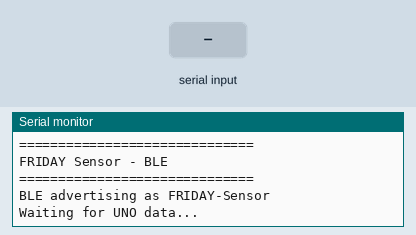
Recording of a sketch running on a simulated ESP32. Shown: the last lines printed to the serial monitor. The test bench sets the inputs (shaded band). Nothing arrives over Bluetooth unless stated; a phone connects over Bluetooth LE 3 s after start.

Above: at 1.2 s.
1.3 s: "90,45,200\n" received over the second serial link
At 1.9 s:
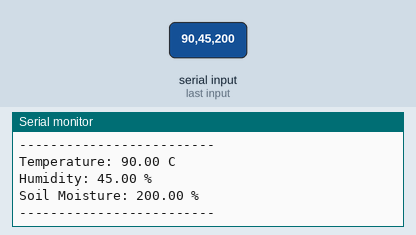
2.8 s: "90,45\n" received over the second serial link
At 2.96 s:
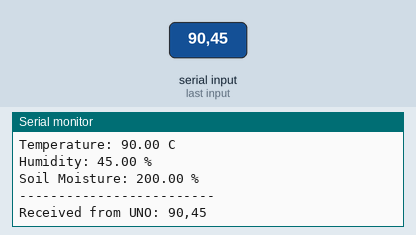
4.5 s: "30,150,10\n" received over the second serial link
At 5.6 s:
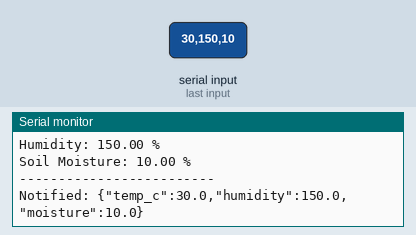
6.0 s: "5\n" received over the second serial link
At 6.4 s:
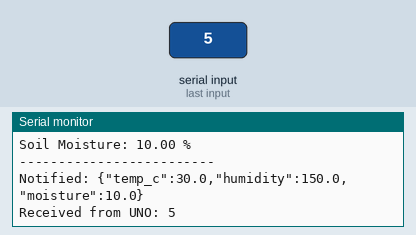

Measured:
- after the input at 1.3 s, the serial monitor: prints a new line at once (image 1)
- after the input at 2.8 s, the serial monitor: prints a new line at once (image 2)
- after the input at 4.5 s, the serial monitor: prints a new line at once (image 3)
- after the input at 6.0 s, the serial monitor: prints a new line at once (image 4)

The sketch:

esp32code_agent_farmer_BLE.ino
```cpp
// FRIDAY sensor kit — ESP32 gateway firmware (BLE version).
//
// The Arduino UNO reads the three sensors and sends them to this ESP32 over
// UART2 as a CSV line "temperature,humidity,soil\n". This sketch parses that
// line (UNCHANGED from the WiFi version) and, instead of uploading to
// ThingSpeak over WiFi, advertises the reading over Bluetooth Low Energy so the
// farmer's phone (the Agent Farmer app) can read it directly — no WiFi, no cloud.
//
// BLE contract (the mobile app must match these):
//   device name : FRIDAY-Sensor
//   service     : f1a70001-5b3c-4b7e-9d2a-9a6f6d0c1a01
//   reading char: f1a70002-5b3c-4b7e-9d2a-9a6f6d0c1a01  (READ + NOTIFY)
//                 value = JSON {"temp_c":34.1,"humidity":40.0,"moisture":22.0}
//
// Build note: the BLE stack is large. In Arduino IDE pick a partition scheme
// with enough app space (Tools -> Partition Scheme -> "Huge APP" or
// "Minimal SPIFFS") if the sketch is too big to upload. NimBLE-Arduino is a
// lighter alternative if flash is tight.

#include <BLEDevice.h>
#include <BLEServer.h>
#include <BLEUtils.h>
#include <BLE2902.h>

// =================================
// BLE identifiers  (must match the mobile app)
// =================================
#define DEVICE_NAME        "FRIDAY-Sensor"
#define SERVICE_UUID       "f1a70001-5b3c-4b7e-9d2a-9a6f6d0c1a01"
#define READINGS_CHAR_UUID "f1a70002-5b3c-4b7e-9d2a-9a6f6d0c1a01"

// =================================
// ESP32 UART2  (data comes from the Arduino UNO sensor board)
// =================================
#define RXD2 16
#define TXD2 17

// =================================
// Sensor variables
// =================================
float temperature = 0;
float humidity = 0;
float soilMoisture = 0;

String receivedData = "";

// =================================
// BLE state
// =================================
BLECharacteristic* readingsChar = nullptr;
bool deviceConnected = false;
bool oldDeviceConnected = false;

// Re-send the latest values on a timer too, as a heartbeat.
unsigned long lastNotifyTime = 0;
const unsigned long notifyInterval = 15000;

class ServerCallbacks : public BLEServerCallbacks {
  void onConnect(BLEServer* s) override    { deviceConnected = true; }
  void onDisconnect(BLEServer* s) override { deviceConnected = false; }
};

// Same field names the mobile app and the friday box expect.
String buildJson() {
  String j = "{";
  j += "\"temp_c\":"   + String(temperature, 1)  + ",";
  j += "\"humidity\":" + String(humidity, 1)     + ",";
  j += "\"moisture\":" + String(soilMoisture, 1);
  j += "}";
  return j;
}

void publishReading() {
  if (readingsChar == nullptr) return;
  String json = buildJson();
  readingsChar->setValue(json.c_str());   // readable on demand
  if (deviceConnected) {
    readingsChar->notify();                // push to the phone
    Serial.print("Notified: ");
    Serial.println(json);
  }
}

// =================================
// Setup
// =================================
void setup() {
  Serial.begin(115200);

  // UNO -> ESP32  (unchanged)
  Serial2.begin(9600, SERIAL_8N1, RXD2, TXD2);

  Serial.println();
  Serial.println("==============================");
  Serial.println("FRIDAY Sensor - BLE");
  Serial.println("==============================");

  // ---- BLE server ----
  BLEDevice::init(DEVICE_NAME);
  BLEServer* server = BLEDevice::createServer();
  server->setCallbacks(new ServerCallbacks());

  BLEService* service = server->createService(SERVICE_UUID);
  readingsChar = service->createCharacteristic(
    READINGS_CHAR_UUID,
    BLECharacteristic::PROPERTY_READ | BLECharacteristic::PROPERTY_NOTIFY
  );
  readingsChar->addDescriptor(new BLE2902());   // lets the client subscribe
  readingsChar->setValue("{}");
  service->start();

  BLEAdvertising* adv = BLEDevice::getAdvertising();
  adv->addServiceUUID(SERVICE_UUID);
  adv->setScanResponse(true);
  adv->setMinPreferred(0x06);
  adv->setMaxPreferred(0x12);

  BLEDevice::startAdvertising();

  Serial.println("BLE advertising as " DEVICE_NAME);
  Serial.println("Waiting for UNO data...");
}

// =================================
// Main loop
// =================================
void loop() {

  // ---- Receive CSV from the UNO: "temperature,humidity,soil\n"  (unchanged) ----
  while (Serial2.available()) {
    char c = Serial2.read();

    if (c == '\n') {
      receivedData.trim();

      if (receivedData.length() > 0) {
        Serial.print("Received from UNO: ");
        Serial.println(receivedData);

        int comma1 = receivedData.indexOf(',');
        int comma2 = receivedData.indexOf(',', comma1 + 1);

        if (comma1 > 0 && comma2 > comma1) {
          temperature  = receivedData.substring(0, comma1).toFloat();
          humidity     = receivedData.substring(comma1 + 1, comma2).toFloat();
          soilMoisture = receivedData.substring(comma2 + 1).toFloat();

          Serial.println("-------------------------");
          Serial.print("Temperature: ");  Serial.print(temperature);  Serial.println(" C");
          Serial.print("Humidity: ");     Serial.print(humidity);     Serial.println(" %");
          Serial.print("Soil Moisture: ");Serial.print(soilMoisture); Serial.println(" %");
          Serial.println("-------------------------");

          // Fresh reading -> push it to the phone immediately.
          publishReading();
          lastNotifyTime = millis();
        }
      }
      receivedData = "";
    }
    else {
      receivedData += c;
    }
  }

  // ---- Heartbeat: re-send the latest values every 15 s ----
  if (millis() - lastNotifyTime >= notifyInterval) {
    if (temperature != 0 || humidity != 0 || soilMoisture != 0) {
      publishReading();
    }
    lastNotifyTime = millis();
  }

  // ---- Keep advertising after a client disconnects, so the phone can reconnect ----
  if (!deviceConnected && oldDeviceConnected) {
    delay(500);
    BLEDevice::startAdvertising();
    Serial.println("Client disconnected; advertising again.");
    oldDeviceConnected = false;
  }
  if (deviceConnected && !oldDeviceConnected) {
    oldDeviceConnected = true;
    Serial.println("Client connected.");
  }
}
```
